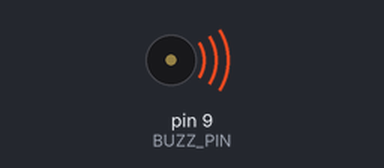
A sketch run on a simulated Arduino Uno, built with avr-gcc and run on an emulated ATmega328P. Parts: buzzer (waves = sounding).

Above: at 0.16 s.
At 38.3 s:
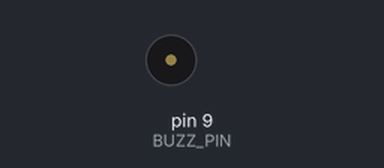
Timing chart, 0 to 39.8 s (numbered marks = the images above):
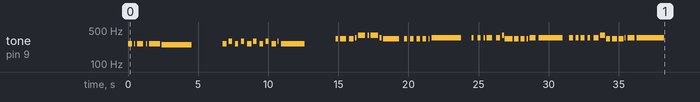

The sketch:

bowie-good.ino
```cpp
/*
  Space Oddity – Choir Track
  Passive buzzer player

  Wiring:
    D9 -> 300Ω resistor -> buzzer +
    buzzer - -> GND
*/

#include <Arduino.h>
#include <avr/pgmspace.h>

const uint8_t BUZZ_PIN = 9;

// Playback tuning
const uint16_t SPEED_PCT = 100;     // 100 = original timing
const uint8_t  EXTRA_GAP_MS = 2;    // small separation between events
const uint16_t LOOP_PAUSE_MS = 2000;

const uint16_t N_EVENTS = 328;

// 0 freq means rest. Arrays aligned by event index.
const uint16_t SONG_FREQ_HZ[] PROGMEM = {
  262, 0, 262, 0, 262, 0, 262, 0, 262, 247, 0, 262, 0, 294, 0, 262,
  0, 294, 0, 262, 0, 294, 0, 262, 0, 294, 0, 262, 0, 294, 0, 262,
  0, 330, 0, 330, 0, 330, 0, 349, 0, 392, 0, 392, 0, 392, 0, 349,
  0, 330, 0, 330, 0, 330, 0, 330, 0, 330, 0, 330, 0, 349, 0, 349,
  0, 349, 0, 349, 0, 349, 0, 349, 0, 392, 0, 330, 0, 330, 0, 330,
  0, 330, 0, 349, 0, 349, 0, 349, 0, 349, 0, 349, 0, 349, 0, 349,
  0, 392, 0, 330, 0, 330, 0, 330, 0, 349, 0, 349, 0, 349, 0, 349,
  0, 349, 0, 349, 0, 349, 0, 349, 0, 349, 0, 330, 0, 330, 0, 330,
  0, 330, 0, 330, 0, 349, 0, 349, 0, 349, 0, 349, 0, 349, 0, 349,
  0, 349, 0, 392, 0, 330, 0, 349, 0, 330, 0, 294, 0, 349, 0, 330,
  294, 0, 262, 0, 220, 0, 262, 0, 247, 0, 220, 0, 196, 0, 196, 0,
  196, 220, 0, 196, 0, 147, 0, 262, 0, 262, 0, 247, 220, 196, 0, 233,
  0, 233, 0, 233, 0, 262, 0, 220, 0, 220, 0, 220, 0, 196, 0, 196,
  220, 0, 196, 175, 0, 175, 0, 330, 0, 330, 0, 330, 0, 349, 0, 392,
  0, 392, 0, 392, 0, 349, 0, 330, 0, 330, 0, 330, 0, 330, 0, 330,
  0, 330, 0, 349, 0, 349, 0, 349, 0, 349, 0, 349, 0, 349, 0, 392,
  0, 330, 0, 330, 0, 330, 0, 330, 0, 349, 0, 349, 0, 294, 0, 349,
  349, 0, 330, 0, 294, 0, 262, 0, 262, 0, 247, 0, 220, 0, 196, 0,
  196, 0, 196, 220, 0, 196, 0, 147, 0, 262, 0, 262, 247, 0, 220, 196,
  0, 233, 0, 233, 0, 233, 0, 262, 0, 220, 0, 220, 0, 220, 0, 196,
  0, 196, 220, 0, 196, 175, 0, 175
};

const uint16_t SONG_DUR_MS[] PROGMEM = {
  331, 106, 72, 145, 469, 179, 79, 140, 874, 2360, 2000, 290, 140, 256, 181, 251,
  186, 251, 179, 362, 72, 258, 181, 285, 145, 256, 179, 367, 68, 79, 138, 1889,
  2000, 220, 102, 469, 183, 362, 75, 106, 77, 577, 106, 111, 106, 584, 70, 145,
  72, 1302, 217, 215, 222, 254, 179, 292, 149, 290, 145, 70, 143, 2319, 507, 181,
  254, 258, 177, 111, 106, 403, 249, 326, 113, 140, 36, 618, 70, 326, 104, 328,
  109, 111, 111, 469, 181, 1886, 285, 292, 147, 256, 102, 326, 181, 186, 251, 362,
  72, 399, 36, 326, 106, 403, 41, 394, 34, 72, 145, 543, 109, 2176, 2000, 258,
  147, 217, 254, 251, 183, 215, 220, 215, 192, 204, 5, 498, 188, 75, 140, 328,
  111, 70, 143, 111, 111, 541, 109, 1633, 539, 195, 211, 251, 220, 251, 179, 220,
  181, 358, 111, 362, 70, 149, 68, 111, 75, 360, 541, 147, 70, 582, 72, 186,
  179, 68, 1852, 294, 317, 113, 2570, 36, 399, 36, 365, 109, 68, 145, 75, 111,
  179, 181, 38, 288, 183, 1664, 512, 2061, 109, 220, 34, 616, 217, 2754, 978, 111,
  104, 254, 147, 580, 38, 433, 38, 686, 183, 285, 149, 254, 181, 145, 111, 392,
  618, 41, 215, 143, 72, 2645, 2000, 106, 86, 460, 215, 365, 75, 104, 111, 546,
  106, 111, 72, 614, 75, 140, 70, 1273, 251, 215, 224, 249, 181, 294, 140, 294,
  138, 82, 143, 2314, 510, 181, 256, 251, 186, 104, 109, 433, 217, 328, 102, 152,
  75, 580, 70, 326, 109, 326, 111, 106, 104, 478, 181, 1884, 2000, 181, 34, 181,
  435, 41, 174, 34, 186, 32, 1492, 2000, 2572, 34, 401, 36, 360, 111, 68, 145,
  72, 111, 179, 183, 38, 288, 186, 1660, 510, 29, 2000, 217, 654, 32, 186, 2751,
  978, 115, 104, 251, 145, 580, 36, 435, 41, 688, 177, 290, 147, 249, 183, 145,
  109, 399, 618, 34, 224, 136, 70, 2625
};

const uint16_t SONG_GATE_MS[] PROGMEM = {
  298, 0, 65, 0, 422, 0, 71, 0, 787, 2124, 0, 261, 0, 230, 0, 226,
  0, 226, 0, 326, 0, 232, 0, 257, 0, 230, 0, 330, 0, 71, 0, 1700,
  0, 198, 0, 422, 0, 326, 0, 96, 0, 520, 0, 100, 0, 526, 0, 130,
  0, 1172, 0, 194, 0, 228, 0, 263, 0, 261, 0, 63, 0, 2087, 0, 163,
  0, 232, 0, 100, 0, 363, 0, 293, 0, 126, 0, 556, 0, 293, 0, 296,
  0, 100, 0, 422, 0, 1698, 0, 263, 0, 230, 0, 293, 0, 167, 0, 326,
  0, 359, 0, 293, 0, 363, 0, 355, 0, 65, 0, 489, 0, 1959, 0, 232,
  0, 196, 0, 226, 0, 194, 0, 194, 0, 183, 0, 448, 0, 67, 0, 296,
  0, 63, 0, 100, 0, 487, 0, 1469, 0, 175, 0, 226, 0, 226, 0, 198,
  0, 322, 0, 326, 0, 135, 0, 100, 0, 324, 0, 132, 0, 524, 0, 167,
  161, 0, 1667, 0, 285, 0, 2313, 0, 359, 0, 328, 0, 61, 0, 67, 0,
  161, 163, 0, 259, 0, 1498, 0, 1855, 0, 198, 0, 554, 196, 2478, 0, 100,
  0, 228, 0, 522, 0, 389, 0, 618, 0, 257, 0, 228, 0, 130, 0, 353,
  556, 0, 194, 128, 0, 2380, 0, 96, 0, 414, 0, 328, 0, 94, 0, 491,
  0, 100, 0, 552, 0, 126, 0, 1145, 0, 194, 0, 224, 0, 265, 0, 265,
  0, 73, 0, 2083, 0, 163, 0, 226, 0, 94, 0, 389, 0, 296, 0, 137,
  0, 522, 0, 293, 0, 293, 0, 96, 0, 430, 0, 1696, 0, 163, 0, 163,
  391, 0, 157, 0, 167, 0, 1343, 0, 2315, 0, 361, 0, 324, 0, 61, 0,
  65, 0, 161, 165, 0, 259, 0, 1494, 0, 30, 0, 196, 589, 0, 167, 2476,
  0, 104, 0, 226, 0, 522, 0, 391, 0, 620, 0, 261, 0, 224, 0, 130,
  0, 359, 556, 0, 202, 122, 0, 2362
};


// =======================================================
// Player logic (do not modify)
// =======================================================

static uint16_t scaleMs(uint16_t ms) {
  return (uint32_t)ms * (uint32_t)SPEED_PCT / 100UL;
}

void setup() {
  pinMode(BUZZ_PIN, OUTPUT);
  noTone(BUZZ_PIN);
}

void loop() {
  for (uint16_t i = 0; i < N_EVENTS; i++) {

    uint16_t freq = pgm_read_word(&SONG_FREQ_HZ[i]);
    uint16_t dur  = pgm_read_word(&SONG_DUR_MS[i]);
    uint16_t gate = pgm_read_word(&SONG_GATE_MS[i]);

    dur  = scaleMs(dur);
    gate = scaleMs(gate);
    if (gate > dur) gate = dur;

    if (freq == 0) {
      noTone(BUZZ_PIN);
      delay(dur);
      continue;
    }

    // Tone ON for gate time
    if (gate > 0) {
      tone(BUZZ_PIN, freq);
      delay(gate);
    }

    // Tone OFF for remainder
    noTone(BUZZ_PIN);

    uint16_t offMs = dur - gate;
    if (offMs > 0) {
      delay(offMs);
    }

    if (EXTRA_GAP_MS) {
      delay(EXTRA_GAP_MS);
    }
  }

  delay(LOOP_PAUSE_MS);  // pause before repeating
}
```

Source omitted: da-astronaut.c (data table, 13156 bytes), amanda-heart.c (data table, 6690 bytes)

Measured:
- by itself, tone on pin 9 (BUZZ_PIN): plays 262 Hz for 0.30 s, 262 Hz for 0.07 s, 262 Hz for 0.42 s, 262 Hz for 0.07 s, 262 Hz for 0.79 s, 247 Hz for 2.1 s … (56 notes in this stretch)
